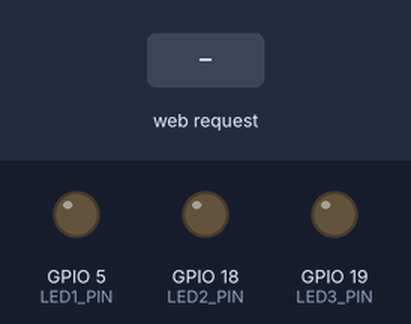
A sketch run on a simulated ESP32. Parts: output pins drawn as LEDs (lit = HIGH). The inputs (shaded band) are chosen by the test bench. WiFi joins after 1.5 s; servers stay silent unless stated; what the sketch prints to the serial monitor is not drawn.

Above: at 3.2 s.
3.3 s: HTTP request GET /toggle?light=1 received
At 3.7 s:
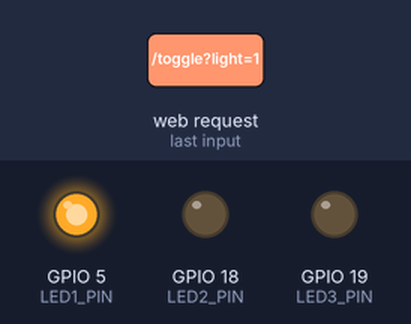
Timing chart, 0 to 6.3 s (numbered marks = the images above; inputs shaded):
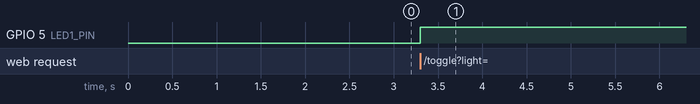

Measured:
- after the input at 3.3 s, GPIO 5 (LED1_PIN): LOW → HIGH at once

The sketch:

softlights.ino
```cpp
#include <WiFi.h>
#include <WebServer.h>
#include <ArduinoJson.h>

// WiFi credentials
const char* ssid = "MECH";
const char* password = "12345678";

// LED pin definitions
const int LED1_PIN = 5;  // Living Room LED
const int LED2_PIN = 18;  // Kitchen LED
const int LED3_PIN = 19;  // Bedroom LED

// LED states
bool led1_state = false;
bool led2_state = false;
bool led3_state = false;

// Web server on port 80
WebServer server(80);

// HTML for the dashboard
const char* dashboard_html = R"rawliteral(
<!DOCTYPE html>
<html lang="en">
<head>
    <meta charset="UTF-8">
    <meta name="viewport" content="width=device-width, initial-scale=1.0">
    <title>Soft Lights - Smart Lighting Dashboard</title>
    <style>
        body {
            font-family: 'Arial', sans-serif;
            background: linear-gradient(135deg, #667eea 0%, #764ba2 100%);
            min-height: 100vh;
            color: #333;
        }
        .container { max-width: 1200px; margin: auto; padding: 20px; }
        .header, .dashboard, .footer {
            background: rgba(255, 255, 255, 0.95);
            border-radius: 20px;
            padding: 30px;
            margin-bottom: 30px;
            text-align: center;
            box-shadow: 0 20px 40px rgba(0, 0, 0, 0.1);
        }
        .header h1 {
            font-size: 2.5em;
            margin-bottom: 10px;
            background: linear-gradient(45deg, #3498db, #9b59b6);
            -webkit-background-clip: text;
            -webkit-text-fill-color: transparent;
        }
        .lights-grid {
            display: grid;
            grid-template-columns: repeat(auto-fit, minmax(300px, 1fr));
            gap: 20px;
        }
        .light-card {
            background: linear-gradient(135deg, #ff7675, #d63031);
            padding: 30px;
            border-radius: 20px;
            color: white;
        }
        .light-card.on {
            background: linear-gradient(135deg, #00b894, #00a085);
        }
        .light-status {
            font-size: 1.2em;
            margin: 10px 0;
        }
        .status-indicator {
            display: inline-block;
            width: 15px;
            height: 15px;
            border-radius: 50%;
            margin-right: 10px;
            background: #ff4757;
            animation: pulse 2s infinite;
        }
        .status-indicator.on {
            background: #2ed573;
        }
        .light-button, .refresh-button {
            background: white;
            color: #333;
            padding: 10px 20px;
            border-radius: 20px;
            border: none;
            cursor: pointer;
            margin-top: 10px;
        }
        .light-button:hover, .refresh-button:hover {
            transform: scale(1.05);
        }
        .team-info {
            font-size: 0.9em;
            opacity: 0.8;
        }
        @keyframes pulse {
            0% { opacity: 1; }
            50% { opacity: 0.5; }
            100% { opacity: 1; }
        }
    </style>
</head>
<body>
    <div class="container">
        <div class="header">
            <h1>Soft Lights</h1>
            <p>Smart Lighting Control Dashboard</p>
        </div>

        <div class="dashboard">
            <h2>Lighting Control Center</h2>
            <button class="refresh-button" onclick="refreshStatus()">Refresh Status</button>

            <div class="lights-grid">
                <div class="light-card" id="light1">
                    <h3>Living Room</h3>
                    <div class="light-status">
                        <span class="status-indicator" id="indicator1"></span>
                        <span id="status1">OFF</span>
                    </div>
                    <button class="light-button" onclick="toggleLight(1)">Toggle Light</button>
                </div>
                <div class="light-card" id="light2">
                    <h3>Kitchen</h3>
                    <div class="light-status">
                        <span class="status-indicator" id="indicator2"></span>
                        <span id="status2">OFF</span>
                    </div>
                    <button class="light-button" onclick="toggleLight(2)">Toggle Light</button>
                </div>
                <div class="light-card" id="light3">
                    <h3>Bedroom</h3>
                    <div class="light-status">
                        <span class="status-indicator" id="indicator3"></span>
                        <span id="status3">OFF</span>
                    </div>
                    <button class="light-button" onclick="toggleLight(3)">Toggle Light</button>
                </div>
            </div>
        </div>

        <div class="footer">
            <h3>Soft Lights</h3>
            <p>Intelligent Lighting Solutions</p>
            <div class="team-info">
                Team: MECH GIANTS
            </div>
        </div>
    </div>

    <script>
        function toggleLight(lightNum) {
            fetch('/toggle?light=' + lightNum)
                .then(response => response.json())
                .then(data => {
                    updateLightStatus(lightNum, data.state);
                });
        }

        function updateLightStatus(lightNum, state) {
            const card = document.getElementById('light' + lightNum);
            const indicator = document.getElementById('indicator' + lightNum);
            const status = document.getElementById('status' + lightNum);

            if (state) {
                card.classList.add('on');
                indicator.classList.add('on');
                status.textContent = 'ON';
            } else {
                card.classList.remove('on');
                indicator.classList.remove('on');
                status.textContent = 'OFF';
            }
        }

        function refreshStatus() {
            fetch('/status')
                .then(response => response.json())
                .then(data => {
                    updateLightStatus(1, data.led1);
                    updateLightStatus(2, data.led2);
                    updateLightStatus(3, data.led3);
                });
        }

        setInterval(refreshStatus, 5000);
        refreshStatus();
    </script>
</body>
</html>
)rawliteral";

void setup() {
    Serial.begin(115200);

    pinMode(LED1_PIN, OUTPUT);
    pinMode(LED2_PIN, OUTPUT);
    pinMode(LED3_PIN, OUTPUT);
    digitalWrite(LED1_PIN, LOW);
    digitalWrite(LED2_PIN, LOW);
    digitalWrite(LED3_PIN, LOW);

    WiFi.begin(ssid, password);
    Serial.print("Connecting to WiFi");
    while (WiFi.status() != WL_CONNECTED) {
        delay(1000);
        Serial.print(".");
    }

    Serial.println("\nWiFi connected!");
    Serial.print("IP address: ");
    Serial.println(WiFi.localIP());

    server.on("/", handleRoot);
    server.on("/toggle", handleToggle);
    server.on("/status", handleStatus);

    server.begin();
    Serial.println("Web server started!");
}

void loop() {
    server.handleClient();
}

void handleRoot() {
    server.send(200, "text/html", dashboard_html);
}

void handleToggle() {
    if (server.hasArg("light")) {
        int lightNum = server.arg("light").toInt();
        bool newState = false;

        switch (lightNum) {
            case 1:
                led1_state = !led1_state;
                digitalWrite(LED1_PIN, led1_state);
                newState = led1_state;
                break;
            case 2:
                led2_state = !led2_state;
                digitalWrite(LED2_PIN, led2_state);
                newState = led2_state;
                break;
            case 3:
                led3_state = !led3_state;
                digitalWrite(LED3_PIN, led3_state);
                newState = led3_state;
                break;
        }

        server.send(200, "application/json", "{\"state\":" + String(newState ? "true" : "false") + "}");
    } else {
        server.send(400, "text/plain", "Light parameter missing");
    }
}

void handleStatus() {
    String json = "{";
    json += "\"led1\":" + String(led1_state ? "true" : "false") + ",";
    json += "\"led2\":" + String(led2_state ? "true" : "false") + ",";
    json += "\"led3\":" + String(led3_state ? "true" : "false");
    json += "}";
    server.send(200, "application/json", json);
}
```
